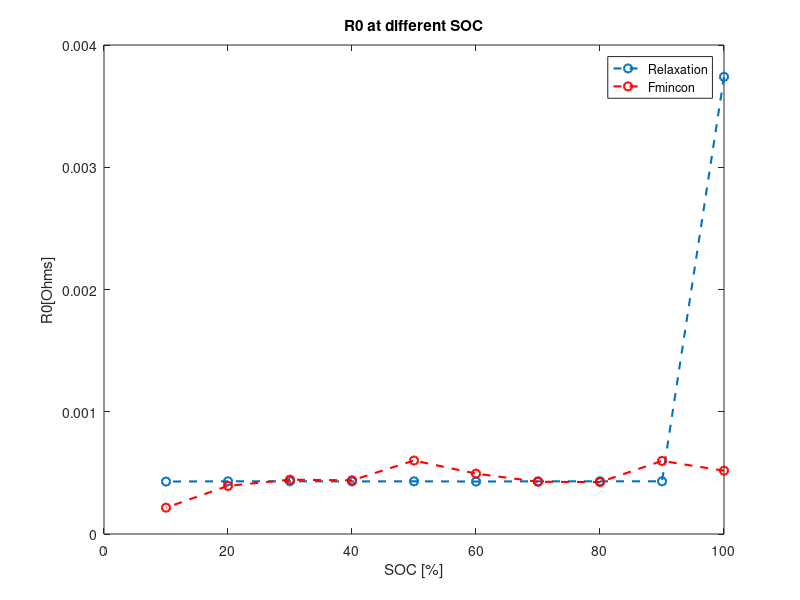
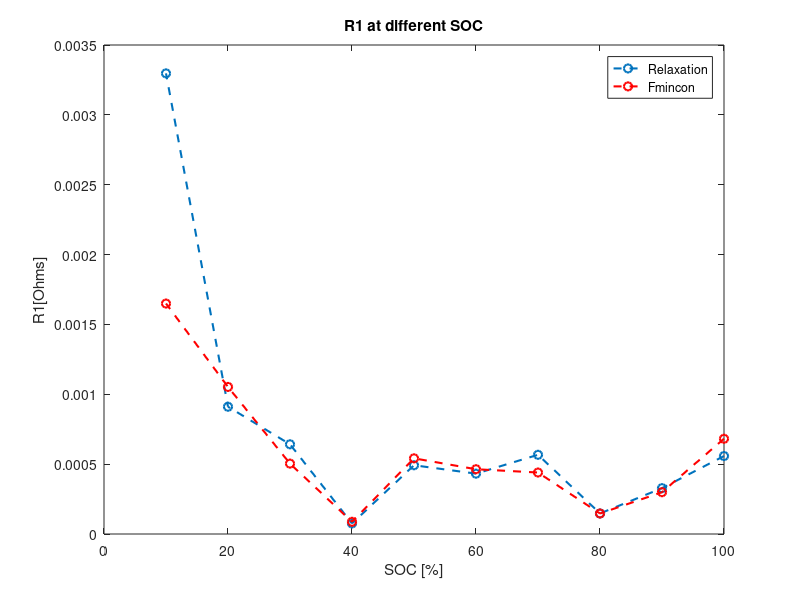
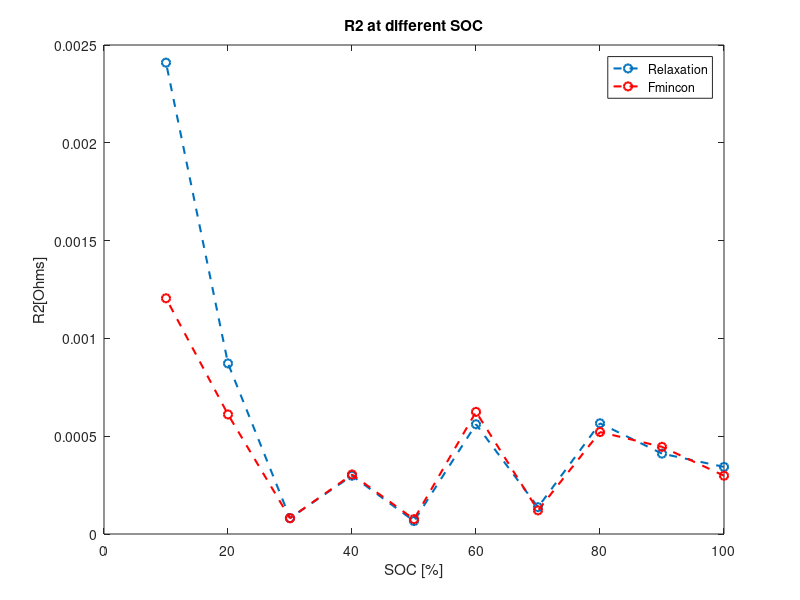
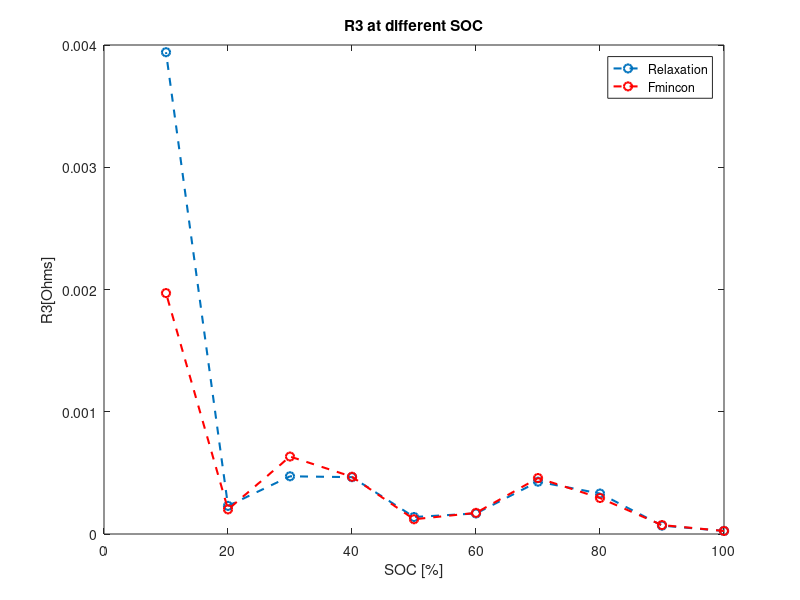

Write the MATLAB code that produced these figures, in order.
clear;
clc;
close all;

R0 = [3.74E-03 4.31E-04 4.31E-04 4.31E-04 4.29E-04 4.31E-04 4.30E-04 4.31E-04 4.31E-04 4.29E-04];
SOC = [100 90 80 70 60 50 40 30 20 10];
R1 = [5.58E-04 3.28E-04 1.47E-04 5.67E-04 4.32E-04 4.92E-04 7.55E-05 6.42E-04 9.11E-04 0.003296846];
R2 = [3.43E-04 4.11E-04 5.66E-04 1.37E-04 5.61E-04 6.63E-05 2.98E-04 8.15E-05 8.72E-04 0.002409846];
R3 = [2.50E-05 6.86E-05 3.31E-04 4.28E-04 1.68E-04 1.39E-04 4.65E-04 4.72E-04 2.30E-04 0.003940923];
TAU1 = [7.92E+00 34.50655625 1.04E+02 8.510638298 62.11180124 15.21606817 2.74E+02 12.01634223 62.89308176 62.81407035];
TAU2 = [4.61E+01 7.204610951 17.92757261 0.883392226 11.48369316 0.959692898 2.055498458 1.01010101 13.30494944 2.534854246];
TAU3 = [2.27E+01 1.14E+02 1.429796969 52.93806247 0.909918107 1.32E+02 29.00232019 63.93861893 1.469291801 16.10824742];

load rc3_cf_fmincon_params.mat

figure
plot(SOC,R0, '--o','Linewidth', 1.5);
hold on;
plot(SOC,r0_cf, '--or','Linewidth', 1.5);
xlabel('SOC [%]')
ylabel('R0[Ohms]')
title('R0 at different SOC')
legend('Relaxation', 'Fmincon')


figure
plot(SOC,R1, '--o','Linewidth', 1.5);
hold on;
plot(SOC,r1_cf, '--or','Linewidth', 1.5);
xlabel('SOC [%]')
ylabel('R1[Ohms]')
title('R1 at different SOC')
legend('Relaxation', 'Fmincon')


figure
plot(SOC,R2, '--o','Linewidth', 1.5);
hold on;
plot(SOC,r2_cf, '--or','Linewidth', 1.5);
xlabel('SOC [%]')
ylabel('R2[Ohms]')
title('R2 at different SOC')
legend('Relaxation', 'Fmincon')

figure
plot(SOC,R3, '--o','Linewidth', 1.5);
hold on;
plot(SOC,r3_cf, '--or','Linewidth', 1.5);
xlabel('SOC [%]')
ylabel('R3[Ohms]')
title('R3 at different SOC')
legend('Relaxation', 'Fmincon')


figure
plot(SOC,TAU1, '--o','Linewidth', 1.5);
hold on;
plot(SOC,r1_cf .* c1_cf, '--or','Linewidth', 1.5);
xlabel('SOC [%]')
ylabel('TAU1[sec]')
title('TAU1 at different SOC')
legend('Relaxation', 'Fmincon')

figure
plot(SOC,TAU2, '--o','Linewidth', 1.5);
hold on;
plot(SOC,r2_cf .* c2_cf, '--or','Linewidth', 1.5);
xlabel('SOC [%]')
ylabel('TAU2[sec]')
title('TAU2 at different SOC')
legend('Relaxation', 'Fmincon')

figure
plot(SOC,TAU3, '--o','Linewidth', 1.5);
hold on;
plot(SOC,r3_cf .* c3_cf, '--or','Linewidth', 1.5);
xlabel('SOC [%]')
ylabel('TAU3[sec]')
title('TAU3 at different SOC')
legend('Relaxation', 'Fmincon')
